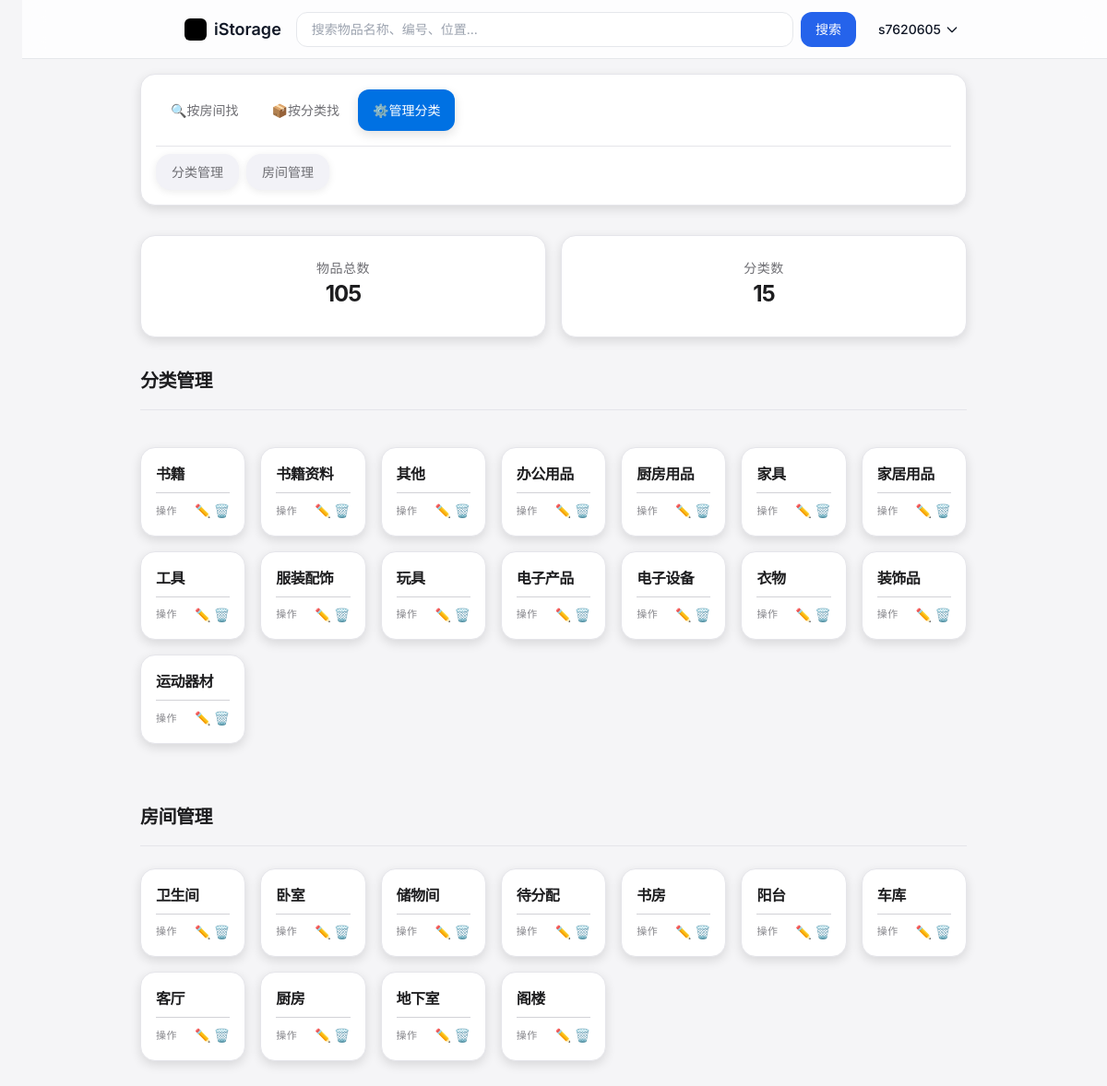
/items/manage/ (signed in), run on an earlier commit of the app's database.
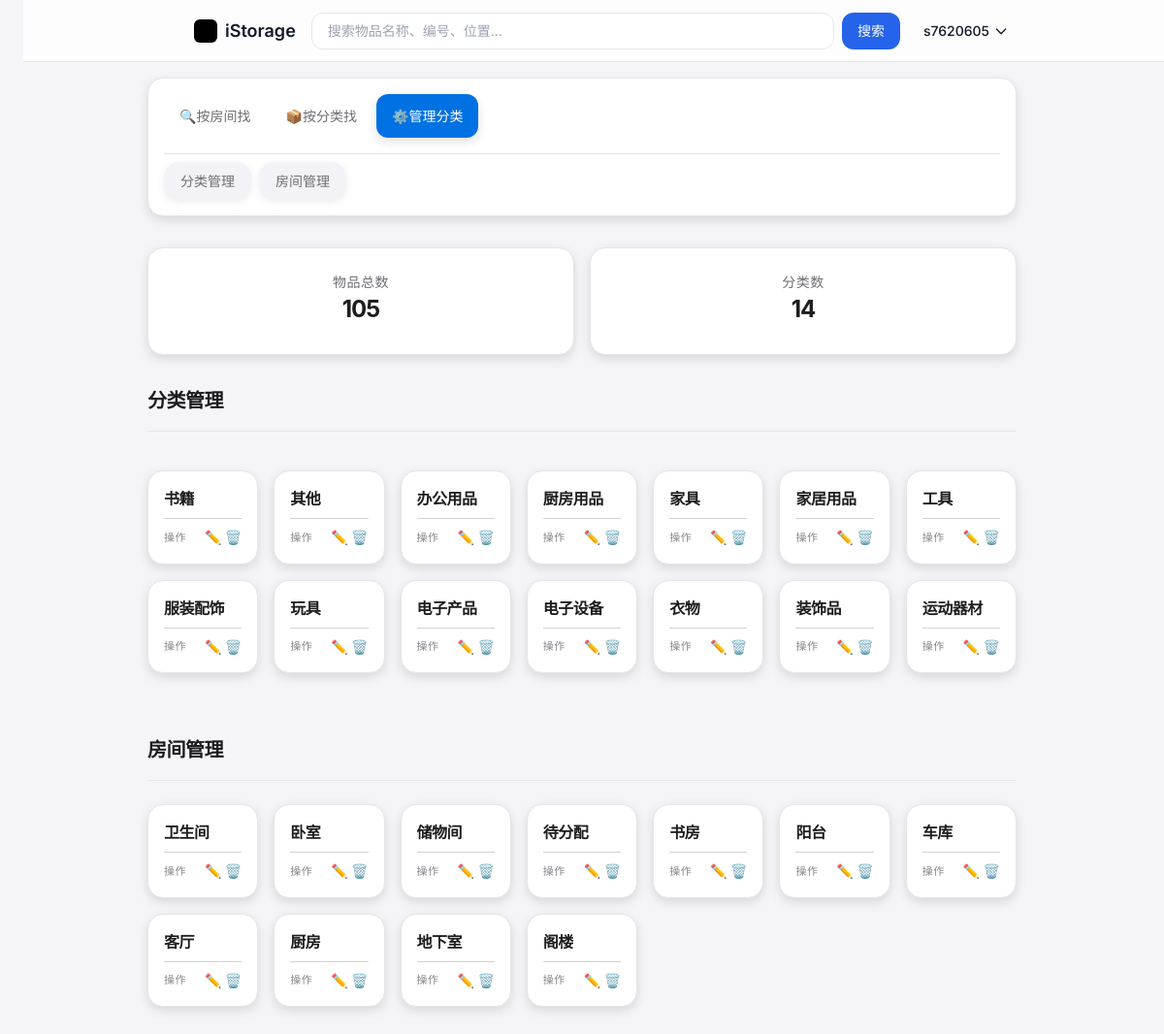
And on a later commit of the database.
### apps/items/models.py (models this page shows, shortened)
class Navigation(models.Model):
    TYPE_CHOICES = [
        ('main', '大分类'),
        ('sub', '子标签'),
    ]
    name = models.CharField(max_length=50, verbose_name='导航名称')
    type = models.CharField(max_length=10, choices=TYPE_CHOICES, verbose_name='导航类型')
    parent = models.ForeignKey(
        'self',
        on_delete=models.CASCADE,
        null=True,
        blank=True,
        related_name='children',
        verbose_name='父级导航'
    )
    url = models.CharField(max_length=200, verbose_name='导航链接')
    icon = models.CharField(max_length=20, verbose_name='导航图标')
    order = models.PositiveIntegerField(default=0, verbose_name='排序顺序')
    user = models.ForeignKey(settings.AUTH_USER_MODEL, on_delete=models.CASCADE, related_name='navigations', verbose_name='所属用户')
    class Meta:
        verbose_name = '导航'
        verbose_name_plural = '导航'
        ordering = ['order', 'id']
        unique_together = (('user', 'name', 'type', 'parent'),)

class Category(models.Model):
    name = models.CharField(max_length=200, verbose_name='分类名称')
    user = models.ForeignKey(settings.AUTH_USER_MODEL, on_delete=models.CASCADE, related_name='categories', verbose_name='所属用户')
    class Meta:
        verbose_name = '分类'
        verbose_name_plural = '分类'
        unique_together = (('user', 'name'),)

### apps/items/views.py (the view, shortened to what this page needs)
# urls.py: path('manage/', views.manage_categories, name='manage_categories'),  # 管理分类和房间
@login_required
def manage_categories(request):
    categories = Category.objects.filter(user=request.user)
    rooms = list(set(Item.objects.filter(user=request.user).values_list('location', flat=True).exclude(location__isnull=True).exclude(location='')))
    main_navs = Navigation.objects.filter(user=request.user, type='main').order_by('order')
    active_main = None
    for nav in main_navs:
        if request.path == nav.url:
            active_main = nav
            break
    sub_navs = []
    if active_main:
        sub_navs = active_main.children.filter(user=request.user).order_by('order')
    active_sub_tag = request.GET.get('sub_tag', '')
    items = Item.objects.filter(user=request.user)
    total_items = items.count()
    category_count = categories.count()
    room_count = len(rooms)
    filter_type = 'category'
    recommendations = generate_recommendations(request.user)
    grouped_items = {}
    return render(request, 'items/manage_categories.html', {
        'categories': categories,
        'rooms': rooms,
        'main_navs': main_navs,
        'sub_navs': sub_navs,
        'active_sub_tag': active_sub_tag,
        'grouped_items': grouped_items,
        'items': items,
        'total_items': total_items,
        'category_count': category_count,
        'room_count': room_count,
        'filter_type': filter_type,
        'recommended_rooms': recommendations['rooms'],
        'recommended_categories': recommendations['categories'],
        'all_categories': categories,
        'all_rooms': rooms
    })

### apps/items/views.py (called while the page is built)
def generate_recommendations(user, limit=5):
    from collections import Counter
    items = Item.objects.filter(user=user)
    room_counter = Counter(item.location for item in items if item.location)
    recommended_rooms = [room for room, count in room_counter.most_common(limit)]
    category_counter = Counter(item.category.name for item in items if item.category)
    recommended_categories = [category for category, count in category_counter.most_common(limit)]
    return {
        'rooms': recommended_rooms,
        'categories': recommended_categories
    }

### templates/items/manage_categories.html (shortened to what this page needs)
{% extends 'items/find_items_base.html' %}
{% load static %}
{% block section_title %}分类管理{% endblock %}
{% block items_content %}
<div class="items-section" id="content-categories">
    {% if categories %}
        <div class="items-grid">
            {% for category in categories %}
                <div class="item-card">
                    <div class="item-card-header">
                        <h4 class="item-name">{{ category.name }}</h4>
                    </div>
                    <div class="item-card-content">
                        <div class="item-meta">
                            <div class="meta-item">
                                <span class="meta-label">操作</span>
                                <span class="meta-value">
                                    <button class="action-btn edit-btn" onclick="showEditModal('category', '{{ category.id }}', '{{ category.name }}')" style="background: none; border: none; cursor: pointer; color: var(--accent); font-size: 14px;">
                                        ✏️
                                    </button>
                                    <form method="post" action="{% url 'items:manage_categories' %}" style="display: inline;">
                                        <button type="submit" class="action-btn delete-btn" onclick="return confirm('确定要删除这个分类吗？')" style="background: none; border: none; cursor: pointer; color: #ff3b30; font-size: 14px;">
                                            🗑️
                                        </button>
                                    </form>
                                </span>
                            </div>
                        </div>
                    </div>
                </div>
            {% endfor %}
        </div>
    {% else %}
        <div class="empty-state">
            <div class="empty-icon">📁</div>
            <p class="empty-text">暂无分类</p>
        </div>
    {% endif %}
</div>
<div class="section-header" style="margin-top: var(--spacing-xl);">
    <h3 class="section-title">房间管理</h3>
</div>
<div class="items-section" id="content-rooms">
    {% if rooms %}
        <div class="items-grid">
            {% for room in rooms %}
                <div class="item-card">
                    <div class="item-card-header">
                        <h4 class="item-name">{{ room }}</h4>
                    </div>
                    <div class="item-card-content">
                        <div class="item-meta">
                            <div class="meta-item">
                                <span class="meta-label">操作</span>
                                <span class="meta-value">
                                    <button class="action-btn edit-btn" onclick="showEditModal('room', '', '{{ room }}')" style="background: none; border: none; cursor: pointer; color: var(--accent); font-size: 14px;">
                                        ✏️
                                    </button>
                                    <form method="post" action="{% url 'items:manage_categories' %}" style="display: inline;">
                                        <button type="submit" class="action-btn delete-btn" onclick="return confirm('确定要删除这个房间吗？这将清除所有使用该房间的物品的位置信息。')" style="background: none; border: none; cursor: pointer; color: #ff3b30; font-size: 14px;">
                                            🗑️
                                        </button>
                                    </form>
                                </span>
                            </div>
                        </div>
                    </div>
                </div>
            {% endfor %}
        </div>
    {% else %}
        <div class="empty-state">
            <div class="empty-icon">🏠</div>
            <p class="empty-text">暂无房间</p>
        </div>
    {% endif %}
</div>
{% endblock %}

### templates/items/sidebar.html
<aside class="sidebar">
    <nav class="sidebar-nav">
        <ul class="nav-list">
            {% for nav in main_navs %}
            <li class="nav-item{% if request.path == nav.url %} active{% endif %}" data-filter="{% if nav.name == '按房间找' %}room{% elif nav.name == '按分类找' %}category{% else %}{{ nav.name }}{% endif %}">
                <a href="{{ nav.url }}" class="nav-link">
                    <span class="nav-text">{{ nav.icon }}{{ nav.name }}</span>
                </a>
            </li>
            {% endfor %}
        </ul>
    </nav>
    <div class="category-tags">
        {% if request.resolver_match.view_name == 'items:find_items' %}
        <ul class="tags-list">
            <li class="tag-item {% if not category_filter %}active{% endif %}" data-tag="all">
                <a href="{% url 'items:find_items' %}?filter={{ filter_type }}" class="tag-link">全部</a>
            </li>
            {% if filter_type == 'room' %}
                {% if all_rooms %}
                    {% for room in all_rooms %}
                        <li class="tag-item {% if category_filter == room %}active{% endif %}" data-category="{{ room }}" data-tag="{{ room|slugify }}">
                            <a href="{% url 'items:find_items' %}?filter={{ filter_type }}&category={{ room }}" class="tag-link">{{ room }}</a>
                        </li>
                    {% endfor %}
                {% endif %}
            {% else %}
                <li class="tag-item {% if category_filter == '未分类' %}active{% endif %}" data-category="未分类" data-tag="{{ '未分类'|slugify }}">
                    <a href="{% url 'items:find_items' %}?filter={{ filter_type }}&category=未分类" class="tag-link">未分类</a>
                </li>
                {% if all_categories %}
                    {% for category in all_categories %}
                        <li class="tag-item {% if category_filter == category.name %}active{% endif %}" data-category="{{ category.name }}" data-tag="{{ category.name|slugify }}">
                            <a href="{% url 'items:find_items' %}?filter={{ filter_type }}&category={{ category.name }}" class="tag-link">{{ category.name }}</a>
                        </li>
                    {% endfor %}
                {% endif %}
            {% endif %}
        </ul>
        {% else %}
        <ul class="tags-list">
            {% if sub_navs %}
            {% for sub_nav in sub_navs %}
            <li class="tag-item{% if active_sub_tag == sub_nav.name %} active{% endif %}" data-tag="{{ sub_nav.name|slugify }}">
                <a href="{{ sub_nav.url }}" class="tag-link">{{ sub_nav.name }}</a>
            </li>
            {% endfor %}
            {% endif %}
        </ul>
        {% endif %}
    </div>
</aside>

What changed in the data, as far as the page shows it:
removed Category: name "书籍资料"
Also different on the page:
{{ category_count }}: "15" → "14"
